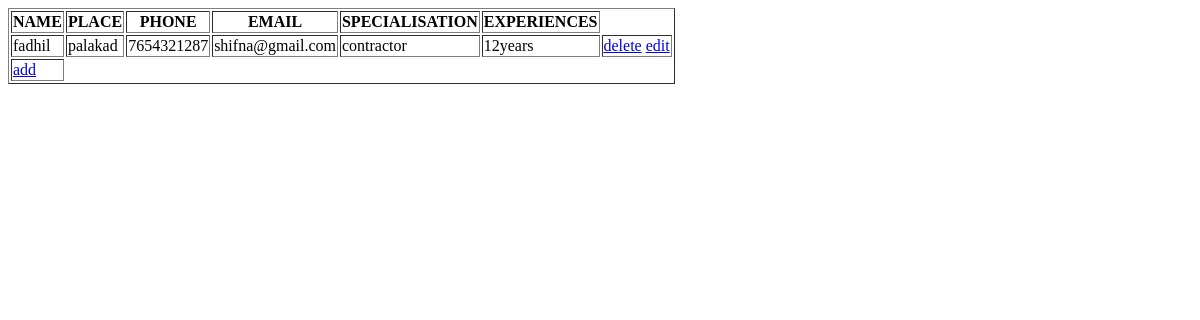
/contractor, run on an earlier commit of the app's database.
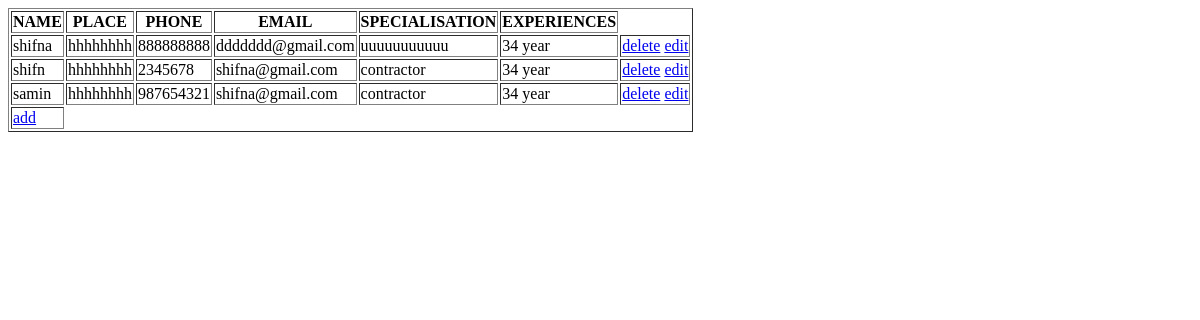
And on a later commit of the database.
### road_potholeapp/models.py (models this page shows)
class Contractortable(models.Model):
    name=models.CharField(max_length=200, null=True, blank=True)
    place=models.CharField(max_length=200, null=True, blank=True)
    phone=models.BigIntegerField(null=True, blank=True)
    email=models.CharField(max_length=200, null=True, blank=True)
    specialisation=models.CharField(max_length=200, null=True, blank=True)
    experience=models.CharField(max_length=200, null=True, blank=True)
    login=models.ForeignKey(Logintable, on_delete=models.CASCADE, null=True, blank=True)

### road_potholeapp/views.py (the view)
# urls.py: path('contractor',ContractorView.as_view(),name='contractor'),
class ContractorView(View):
    def get(self,request):
        obj = Contractortable.objects.all()
        return render(request, 'contracter.html',{'val': obj})

### templates/contracter.html (shortened to what this page needs)
<html>
    <!DOCTYPE html>
<html lang="en">
<head>
</head>
<body>
    <table border="1">
        <tr>
            <th>NAME</th>
            <th>PLACE</th>
            <th>PHONE</th>
            <th>EMAIL</th>
            <th>SPECIALISATION</th>
            <th>EXPERIENCES</th>
        </tr>
         {% for i in val %}
        <tr>
            <td>{{i.name}}</td>
            <td>{{i.place}}</td>
            <td>{{i.phone}}</td>
            <td>{{i.email}}</td>
            <td>{{i.specialisation}}</td>
            <td>{{i.experience}}</td>
          <td>
            <a href="DeleteContractor/{{i.login.id}}">delete</a>
            <a href="EditContractor/{{i.id}}">edit</a>
        </td>
        </tr>
         {% endfor %}
         <tr colspan="5" >
            <td>
                <a href="/addcontactor">add</a>
            </td>
         </tr>
    </table>
</body>
</html>

What changed in the data, as far as the page shows it:
removed Contractortable: name "fadhil", place "palakad", phone "7654321287", email "shifna@gmail.com", specialisation "contractor", experience "12years"
added Contractortable: name "shifna", place "hhhhhhhh", phone "888888888", email "ddddddd@gmail.com", specialisation "uuuuuuuuuuu", experience "34 year"
added Contractortable: name "shifn", place "hhhhhhhh", phone "2345678", email "shifna@gmail.com", specialisation "contractor", experience "34 year"
added Contractortable: name "samin", place "hhhhhhhh", phone "987654321", email "shifna@gmail.com", specialisation "contractor", experience "34 year"
